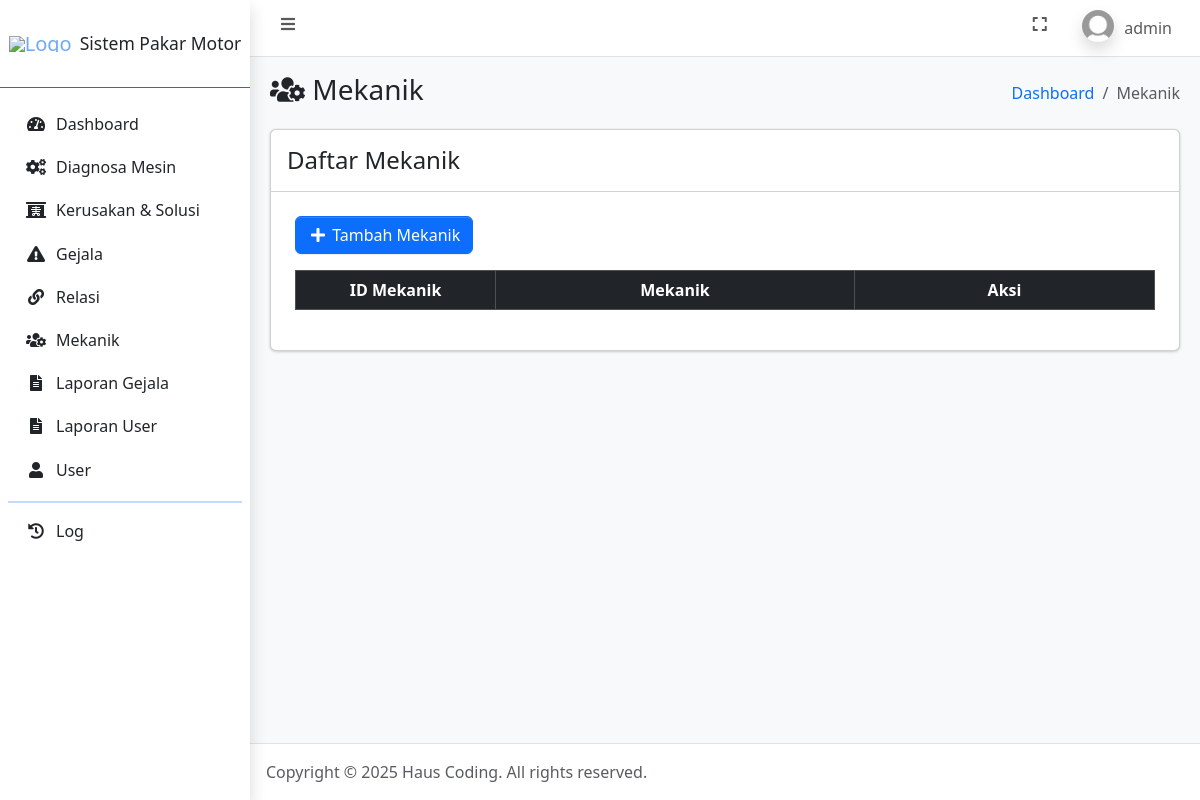
Page /mekanik.php (signed in) on the earlier database version.
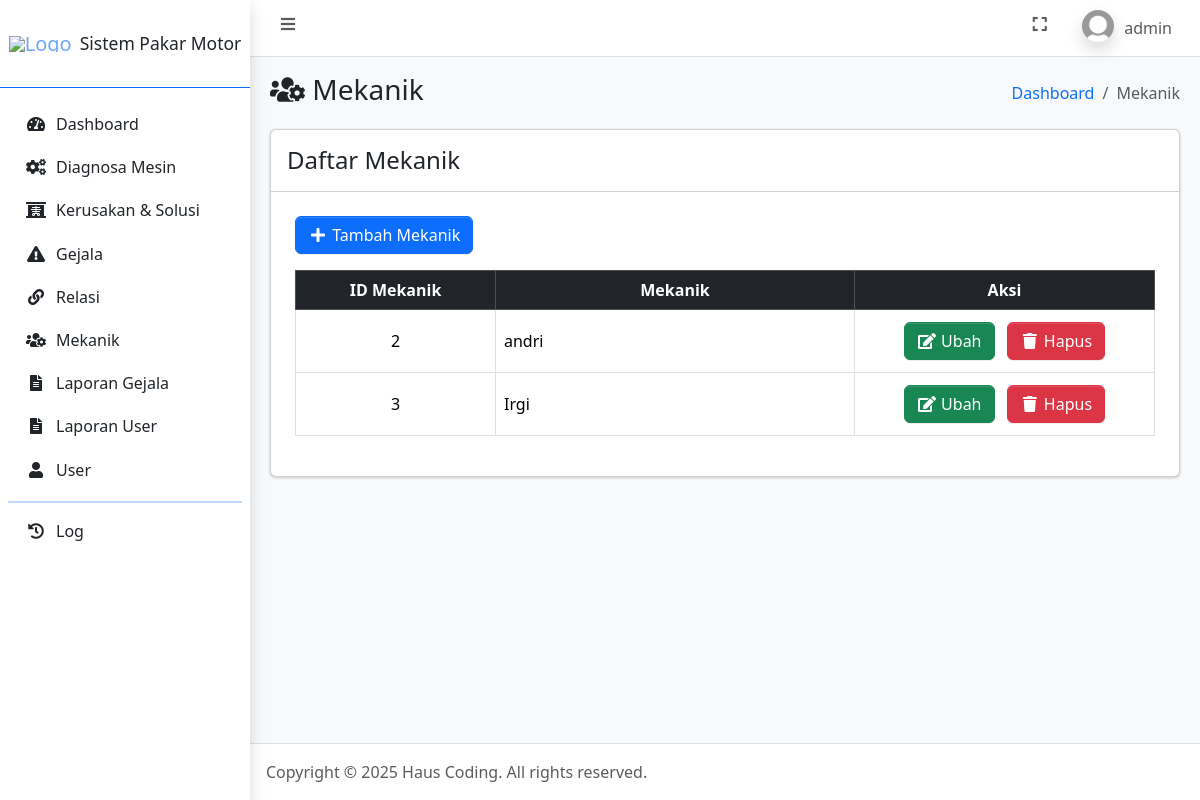
Same page on the later database version.
### tables this page shows
CREATE TABLE `mekanik` (
  `id_mekanik` int(11) NOT NULL,
  `nama_mekanik` varchar(100) NOT NULL
);

### connection.php (called while the page is built, shortened)
<?php
	$host = 'localhost';
	$user = 'root';
	$pass = '';
	$database = 'sistem_pakar_motor';
	$conn = mysqli_connect($host, $user, $pass, $database);
    if (isset($_SESSION['id_user'])) {
    	$id_user = $_SESSION['id_user'];
		$dataUser = mysqli_fetch_assoc(mysqli_query($conn, "SELECT * FROM user WHERE id_user = $id_user"));
	}
?>

### mekanik.php (the view, shortened to what this page needs)
<?php
    require_once 'connection.php';
    $mekanik = mysqli_query($conn, "SELECT * FROM mekanik ORDER BY nama_mekanik ASC");
?>
<!DOCTYPE html>
<html lang="en">
<head>
    <?php include_once 'include/head.php'; ?>
</head>
<body class="layout-fixed sidebar-expand-lg bg-body-tertiary">
    <div class="app-wrapper">
        <?php include_once 'include/navbar.php'; ?>
        <?php include_once 'include/sidebar.php'; ?>
        <main class="app-main">
            <div class="app-content-header">
                <div class="container-fluid">
                    <div class="row">
                        <div class="col-sm-6">
                            <h3 class="mb-0"><i class="nav-icon fas fa-fw fa-users-cog"></i> Mekanik</h3>
                        </div>
                        <div class="col-sm-6">
                            <ol class="breadcrumb float-sm-end">
                                <li class="breadcrumb-item"><a href="index.php">Dashboard</a></li>
                                <li class="breadcrumb-item active" aria-current="page">
                                    Mekanik
                                </li>
                            </ol>
                        </div>
                    </div>
                </div>
            </div>
            <div class="app-content">
                <div class="container-fluid">
                    <div class="row">
                        <div class="col">
                            <div class="card">
                                <div class="card-header">
                                    <h4 class="m-0">Daftar Mekanik</h4>
                                </div>
                                <div class="card-body">
                                    <div class="table-responsive p-2">
                                        <?php if ($dataUser['jabatan'] == 'admin'): ?>
                                            <a href="tambah_mekanik.php" class="mb-3 btn btn-primary"><i class="fas fa-fw fa-plus"></i> Tambah Mekanik</a>
                                        <?php endif ?>
                                        <table class="table table-bordered" id="table_id">
                                            <thead class="table-dark">
                                                <tr>
                                                    <th width="200" class="text-center align-middle">ID Mekanik</th>
                                                    <th class="text-center align-middle">Mekanik</th>
                                                    <?php if ($dataUser['jabatan'] == 'admin'): ?>
                                                        <th width="300" class="text-center align-middle">Aksi</th>
                                                    <?php endif ?>
                                                </tr>
                                            </thead>
                                            <tbody>
                                                <?php foreach ($mekanik as $dm): ?>
                                                    <tr>
                                                        <td class="text-center align-middle"><?= $dm['id_mekanik']; ?></td>
                                                        <td class="align-middle"><?= $dm['nama_mekanik']; ?></td>
                                                        <?php if ($dataUser['jabatan'] == 'admin'): ?>
                                                            <td class="text-center align-middle">
                                                                <a href="ubah_mekanik.php?id_mekanik=<?= $dm['id_mekanik']; ?>" class="m-1 btn btn-success"><i class="fas fa-fw fa-edit"></i> Ubah</a>
                                                                <a href="hapus_mekanik.php?id_mekanik=<?= $dm['id_mekanik']; ?>" data-nama="<?= $dm['nama_mekanik']; ?>" class="m-1 btn btn-danger btn-delete"><i class="fas fa-fw fa-trash"></i> Hapus</a>
                                                            </td>
                                                        <?php endif ?>
                                                    </tr>
                                                <?php endforeach ?>
                                            </tbody>
                                        </table>
                                    </div>
                                </div>
                            </div>
                        </div>
                    </div>
                </div>
            </div>
        </main>
        <?php include_once 'include/footer.php'; ?>
    </div>
</body>
</html>

Differences in the rows shown:
added mekanik: id_mekanik "2", nama_mekanik "andri"
added mekanik: id_mekanik "3", nama_mekanik "Irgi"
